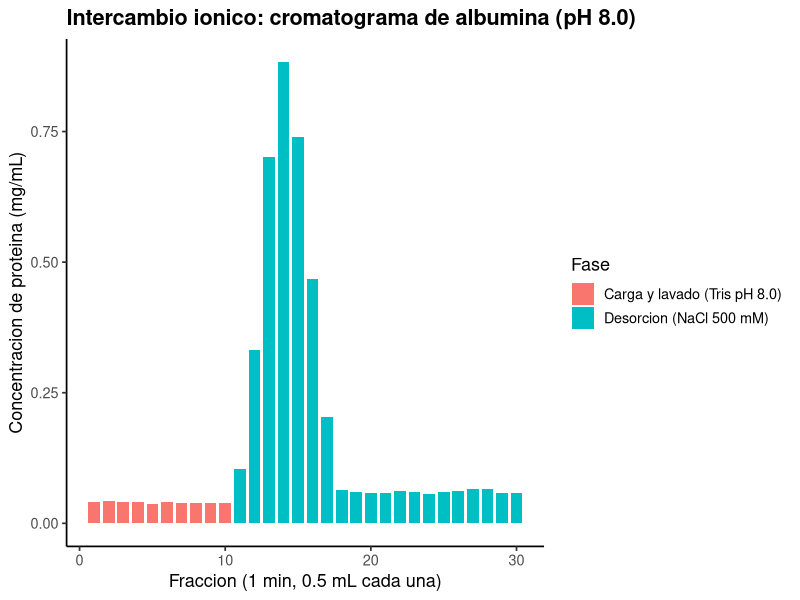
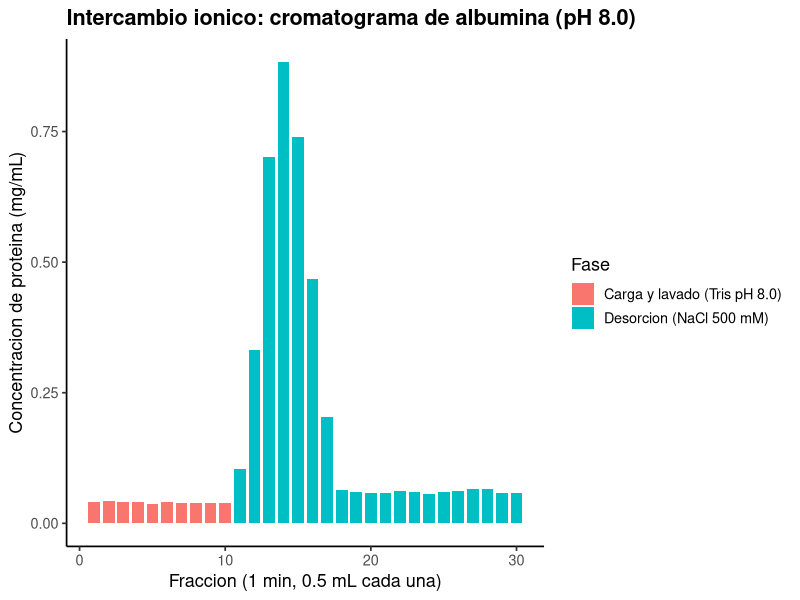

Here is the R script that generated these plots, in order:
# ==========================================================================
# P8. Cromatografia de intercambio ionico
# ==========================================================================
# Autor: Dr. Jose Juan Torres Martinez
# Docente de Ciencias Quimicas
# Universidad Autonoma de San Luis Potosi (UASLP)
# Mexico
#
# Material academico para estudiantes
# Serie "Bioseparaciones" - Laboratorio, Practica 8. Intercambio ionico
#
# Descripcion: Recorrido por el laboratorio de la planta, estacion 8 y ultima del laboratorio: la columna de intercambio ionico. Aqui se analiza el cromatograma de intercambio ionico de albumina: a pH 8.0 la albumina esta por encima de su pI (4.7), asi que tiene carga negativa y se retiene en un intercambiador de aniones; la desorcion se hace subiendo la fuerza ionica con NaCl 500 mM. La masa por fraccion es concentracion por 0.5 mL y la suma da la recuperacion respecto a los 6 mg cargados. Lo que se aprende aqui cierra el laboratorio: el pH respecto al pI decide que intercambiador retiene a la proteina.
#
# Objetivos de aprendizaje:
#   - Predecir el signo de la carga de la albumina a pH 8.0 desde su pI.
#   - Identificar el pico de desorcion con NaCl 500 mM.
#   - Calcular la masa recuperada y su porcentaje respecto a lo cargado.

# Datos: datos_intercambio.csv (concentracion de proteina por fraccion, medida por Bradford; carga 3 mL a 2 mg/mL = 6 mg).
# Recorrido: llegamos a la ultima estacion del laboratorio, la columna de intercambio ionico, con la albumina caracterizada desde la primera parada de la teoria. Primera parada: la masa de proteina en cada fraccion. Segunda parada: la masa recuperada en la desorcion y su porcentaje. Tercera parada: el cromatograma. En cada parada calculamos y comentamos que significa el resultado, y aqui cerramos el recorrido por el laboratorio.
# ==========================================================================

library(tidyverse)

# --------------------------------------------------------------------------
# Protocolo (Manual de Practicas, Practica 8. Intercambio ionico)
# --------------------------------------------------------------------------
# Buffers y soluciones (manual): buffer de adsorcion (Tris 50 mM, pH 8.0, filtrado); buffer de desorcion (Tris 50 mM, NaCl 500 mM, pH 8.0, filtrado); agua filtrada; solucion acida (HCl 0.1 M, filtrado).
# Paso 1. Preparar una solucion de albumina (3 mL) en buffer de adsorcion a 2 mg/mL. Agitar suavemente para que se disuelvan los cristales.
# Paso 2. Con la columna conectada, alimentar agua por 5 min a un flujo de 0.5 mL/min.
# Paso 3. Detener la bomba y sustituir la alimentacion por la solucion acida. Arrancar la bomba y alimentar la solucion acida al mismo flujo por 10 min.
# Paso 4. Detener la bomba y sustituir la alimentacion por agua. Arrancar la bomba y lavar por 10 min o hasta que el pH de la solucion de salida de la columna sea neutro.
# Paso 5. Detener la bomba y sustituir la alimentacion por el buffer de adsorcion. Arrancar la bomba y alimentar el buffer de adsorcion por 10 min o hasta que el pH de la solucion que sale de la columna sea 8.0 (verificarlo con papel pH).
# Paso 6. Cuando el pH sea el deseado el sistema esta listo para alimentar la muestra. No apagar la bomba. Cargar la solucion de proteina en una jeringa de 3 mL y llenar el loop del sistema cromatografico evitando la introduccion de burbujas.
# Paso 7. Conectar la salida de la bomba al fraccionador, al que previamente se le han colocado tubos de ensayo. Seleccionar 1 min como intervalo de fraccionacion. Una vez que la solucion comience a caer en el primer tubo de ensayo del automuestreador, inyectar la muestra y arrancar el automuestreador (sin olvidar cambiar de tubo).
# Paso 8. Permitir que se fraccionen 10 tubos de muestra. Despues detener la bomba junto con el fraccionador y sustituir la alimentacion por buffer de desorcion. Arrancar la bomba y el fraccionador y alimentar el buffer de desorcion hasta que se colecten 20 tubos de muestra.
# Paso 9. Detener la bomba junto con el fraccionador y sustituir la alimentacion por la solucion acida. Arrancar la bomba y alimentar la solucion acida por 10 min sin fraccionar tubos.
# Paso 10. Detener la bomba y alimentar agua hasta que el pH de la solucion de salida de la columna sea neutro. No es necesario fraccionar mas tubos.
# Paso 11. Analizar los tubos fraccionados midiendo la absorbancia a 280 nm y mediante el ensayo de Bradford, y mediante SDS-PAGE (sesion 2).
# Sesion 2 (SDS-PAGE de las fracciones): el manual solo indica analizar las fracciones mediante SDS-PAGE en la sesion 2, sin detallar la preparacion de esas muestras. La indicacion para esa sesion es: calentar las muestras de las fracciones en microtubos 2 min antes de cargarlas, con buffer de carga 50/50 (50% muestra y 50% buffer de carga).
# Seguridad y reglas (manual): no introducir burbujas al llenar el loop; verificar el pH de salida con papel pH; bata blanca obligatoria y guantes cuando se indique.

# --------------------------------------------------------------------------
# Parada 1. Leer las fracciones y calcular la masa por fraccion
# --------------------------------------------------------------------------
# Estamos frente a la columna de intercambio ionico. Antes de calcular recordamos la prediccion: el pI de la albumina es 4.7 y trabajamos a pH 8.0, por encima del pI, asi que su carga neta es negativa y se retiene en un intercambiador de aniones. Cada fraccion es de 1 min a 0.5 mL/min, asi que la masa por fraccion es la concentracion por 0.5 mL.
# Fraccion de 1 min a 0.5 mL/min = 0.5 mL por fraccion.
# Masa por fraccion (mg) = concentracion (mg/mL) * 0.5 mL.
# Carga: 3 mL a 2 mg/mL = 6 mg de albumina.
# pI de la albumina: 4.7. A pH 8.0 (por encima del pI) su carga neta es
# negativa, asi que se retiene en un intercambiador de aniones.
volumen_fraccion_ml <- 0.5
masa_cargada_mg <- 6.0

datos <- read_csv("datos_intercambio.csv", show_col_types = FALSE)

datos <- datos %>%
  mutate(masa_mg = concentracion_proteina_mg_ml * volumen_fraccion_ml)

print(datos)

# --------------------------------------------------------------------------
# Parada 2. Masa recuperada en la desorcion y porcentaje de recuperacion
# --------------------------------------------------------------------------
# Seguimos en la columna: sumamos la masa por fase y calculamos la masa recuperada en la desorcion con NaCl 500 mM y su porcentaje respecto a los 6 mg cargados.
resumen <- datos %>%
  group_by(fase) %>%
  summarise(masa_mg = sum(masa_mg), .groups = "drop")

print(resumen)

masa_desorcion <- resumen %>%
  filter(fase == "Desorcion (NaCl 500 mM)") %>%
  pull(masa_mg)
print(tibble(
  masa_recuperada_mg = masa_desorcion,
  recuperacion_porciento = masa_desorcion / masa_cargada_mg * 100
))

# --------------------------------------------------------------------------
# Parada 3. Grafica: cromatograma de intercambio ionico
# --------------------------------------------------------------------------
# Graficamos el cromatograma: cada barra es una fraccion y su color marca la fase, carga y lavado o desorcion. Aqui se ve donde sale la proteina.
grafica <- ggplot(
  datos,
  aes(x = fraccion, y = concentracion_proteina_mg_ml, fill = fase)
) +
  geom_col(width = 0.8) +
  labs(
    x = "Fraccion (1 min, 0.5 mL cada una)",
    y = "Concentracion de proteina (mg/mL)",
    fill = "Fase",
    title = "Intercambio ionico: cromatograma de albumina (pH 8.0)"
  ) +
  theme_classic(base_size = 13) +
  theme(plot.title = element_text(face = "bold"))

print(grafica)

# --------------------------------------------------------------------------
# 4. Exportar la grafica
# --------------------------------------------------------------------------
# Antes de salir de la columna de intercambio ionico guardamos la grafica del recorrido.
ggsave("08_intercambio.png", grafica,
       width = 18, height = 12, units = "cm", dpi = 300)

# --------------------------------------------------------------------------
# Interpretacion
# --------------------------------------------------------------------------
# Grafica (cromatograma de intercambio ionico): el eje x es la fraccion (1 min, 0.5 mL cada una) y el eje y es la concentracion de proteina en mg/mL; el color marca la fase.
# - En carga y lavado casi no sale proteina: a pH 8.0 la albumina, con carga negativa, queda retenida en el intercambiador de aniones. Esto significa que la prediccion desde el pI se cumple en la columna, y por eso lo siguiente es subir la fuerza ionica para desorberla.
# - Al subir la fuerza ionica con NaCl 500 mM aparece el pico de desorcion entre las fracciones 12 y 16. Esto significa que la sal compite por los sitios del intercambiador y libera la proteina en pocas fracciones concentradas, que son las que se juntan.

# --------------------------------------------------------------------------
# Que aprendimos
# --------------------------------------------------------------------------
# - El pH respecto al pI decide el signo de la carga y por tanto que intercambiador retiene a la proteina.
# - La sal compite por los sitios del intercambiador y desorbe la proteina; la masa recuperada sale de sumar las fracciones.
# Terminamos el recorrido en la columna de intercambio ionico, ultima estacion del laboratorio: la albumina quedo retenida por su carga y salio con la sal. Aqui se cierra el recorrido completo por el laboratorio de la planta, desde la preparacion de soluciones hasta la cromatografia.
